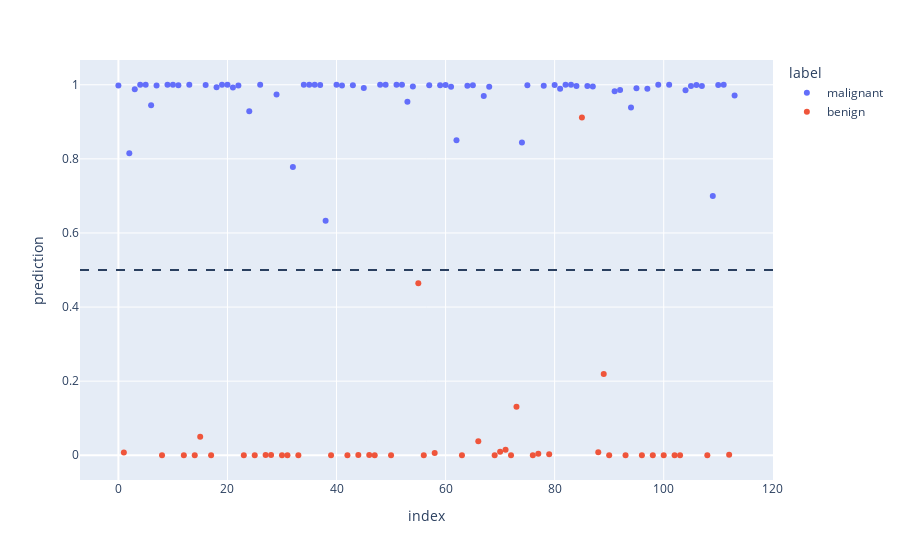

Here is the notebook cell this chart was saved with:
### Markdown cell above
Let us test our learned model on the test dataset.

### Code cell
hat_y_test = model(x_test).detach()
label = y_test.squeeze().type(torch.bool)
label = ['malignant' if tmp else 'benign' for tmp in label]

df_aftertrain = pd.DataFrame({'prediction':hat_y_test.squeeze(),
                            'label':label
                           }
                          )

fig = px.scatter(data_frame=df_aftertrain,
                 y='prediction',
                 color='label',
                 labels={True:'malignant',
                         'benign':False})
fig.add_hline(y=0.5, line_dash='dash')
fig.show()

### Figure 1 — Plotly figure (JSON) as saved in the notebook; plotly's stock layout.template omitted (floating-point values rounded to 4 significant figures)
{"data": [{"hovertemplate": "label=malignant<br>index=%{x}<br>prediction=%{y}<extra></extra>", "legendgroup": "malignant", "marker": {"color": "#636efa", "symbol": "circle"}, "mode": "markers", "name": "malignant", "orientation": "v", "showlegend": true, "type": "scatter", "x": [0, 2, 3, 4, 5, 6, 7, 9, 10, 11, 13, 16, 18, 19, 20, 21, 22, 24, 26, 29, 32, 34, 35, 36, 37, 38, 40, 41, 43, 45, 48, 49, 51, 52, 53, 54, 57, 59, 60, 61, 62, 64, 65, 67, 68, 74, 75, 78, 80, 81, 82, 83, 84, 86, 87, 91, 92, 94, 95, 97, 99, 101, 104, 105, 106, 107, 109, 110, 111, 113], "xaxis": "x", "y": [0.9982, 0.8154, 0.9876, 0.9999, 1.0, 0.9444, 0.9981, 0.9998, 0.9998, 0.999, 0.9998, 0.9992, 0.9933, 0.9997, 0.9999, 0.9923, 0.9979, 0.9285, 0.9998, 0.9737, 0.7778, 1.0, 1.0, 0.9998, 0.999, 0.6329, 0.9998, 0.9979, 0.9987, 0.9914, 0.9999, 0.9999, 1.0, 1.0, 0.9543, 0.9955, 0.9989, 0.9988, 0.9995, 0.9944, 0.8499, 0.9976, 0.9984, 0.9696, 0.9944, 0.8441, 0.9985, 0.9972, 0.9995, 0.9893, 0.9998, 0.9998, 0.9965, 0.9969, 0.9951, 0.9827, 0.9856, 0.9386, 0.9908, 0.9889, 0.9998, 1.0, 0.9854, 0.9966, 0.9995, 0.9963, 0.6999, 0.9996, 0.9997, 0.9707], "yaxis": "y"}, {"hovertemplate": "label=benign<br>index=%{x}<br>prediction=%{y}<extra></extra>", "legendgroup": "benign", "marker": {"color": "#EF553B", "symbol": "circle"}, "mode": "markers", "name": "benign", "orientation": "v", "showlegend": true, "type": "scatter", "x": [1, 8, 12, 14, 15, 17, 23, 25, 27, 28, 30, 31, 33, 39, 42, 44, 46, 47, 50, 55, 56, 58, 63, 66, 69, 70, 71, 72, 73, 76, 77, 79, 85, 88, 89, 90, 93, 96, 98, 100, 102, 103, 108, 112], "xaxis": "x", "y": [0.007295, 6.393e-10, 1.104e-08, 5.066e-07, 0.04964, 1.371e-09, 7.146e-07, 0.0001167, 0.0005386, 0.0005456, 1.598e-06, 1.335e-07, 1.004e-21, 1.07e-06, 1.772e-12, 0.0005547, 0.0009437, 1.075e-10, 4.33e-12, 0.4643, 0.0001029, 0.006138, 1.146e-05, 0.03777, 7.055e-08, 0.009299, 0.01468, 1.977e-08, 0.1311, 3.068e-13, 0.003719, 0.002514, 0.9119, 0.008104, 0.2194, 3.114e-06, 9.268e-05, 4.322e-05, 5.683e-07, 1.746e-09, 1.899e-06, 9.942e-10, 1.036e-06, 0.00135], "yaxis": "y"}], "layout": {"legend": {"title": {"text": "label"}, "tracegroupgap": 0}, "margin": {"t": 60}, "shapes": [{"line": {"dash": "dash"}, "type": "line", "x0": 0, "x1": 1, "xref": "x domain", "y0": 0.5, "y1": 0.5, "yref": "y"}], "xaxis": {"anchor": "y", "domain": [0, 1], "title": {"text": "index"}}, "yaxis": {"anchor": "x", "domain": [0, 1], "title": {"text": "prediction"}}}}
